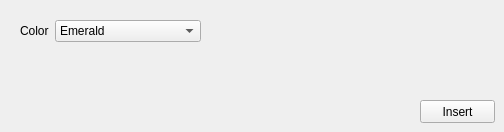
     <widget class="QWidget" name="insertTab">
      <attribute name="title">
       <string>Insert</string>
      </attribute>
      <widget class="QPushButton" name="compCurveInsertButton">
       <property name="geometry">
        <rect>
         <x>420</x>
         <y>100</y>
         <width>75</width>
         <height>23</height>
        </rect>
       </property>
       <property name="text">
        <string>Insert</string>
       </property>
      </widget>
      <widget class="QWidget" name="layoutWidget">
       <property name="geometry">
        <rect>
         <x>20</x>
         <y>20</y>
         <width>181</width>
         <height>22</height>
        </rect>
       </property>
       <layout class="QFormLayout" name="formLayout_17">
        <item row="0" column="0">
         <widget class="QLabel" name="label_58">
          <property name="text">
           <string>Color</string>
          </property>
         </widget>
        </item>
        <item row="0" column="1">
         <widget class="QComboBox" name="compCurveInsertComboBoxColor">
          <item>
           <property name="text">
            <string>Emerald</string>
           </property>
          </item>
          <item>
           <property name="text">
            <string>Amethyst</string>
           </property>
          </item>
          <item>
           <property name="text">
            <string>Pomegranate</string>
           </property>
          </item>
         </widget>
        </item>
       </layout>
      </widget>
     </widget>
